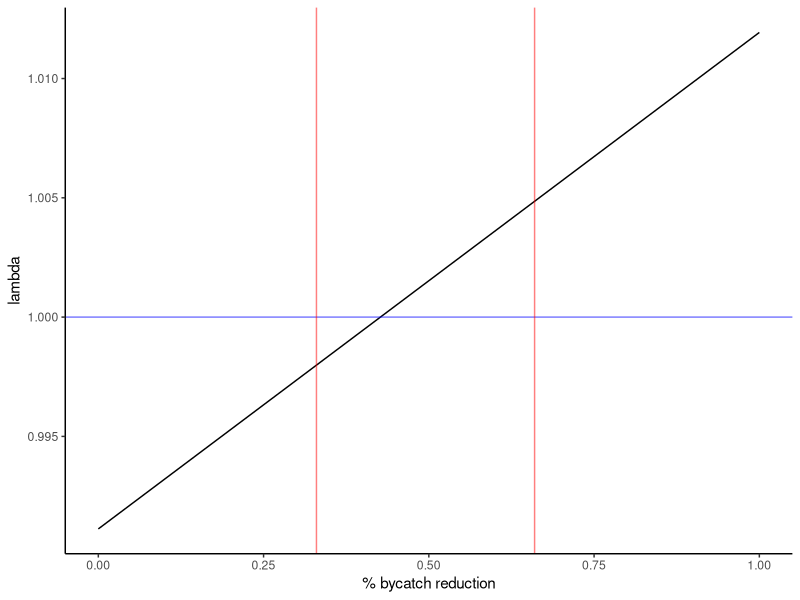

Write the R code that produced this figure.
## ---- chunk 1
library(here)
library(tidyverse)
## ---- chunk 2
#survival rates - drawn from Weimerskirch 1998
s_c <- 0.64 #chick+ fledgling survival year 0-1
s_j <- 0.8 #juvenile survival year 1-3
s_i <- 0.92 #immature survival year 3-7
s_s <- 0.94 #subadult survival year 7-10
s_a <- 0.94 #adult survival year 10+
#males show senescence but females don't, so not including it here, though perhaps I should since it impacts breeding success?

#fecundity building blocks
#breeding success - drawn from Weimerskirch 1998 &Rackete 2021
bs_s <- 0.7 #subadult breeding success
bs_a <- 0.8 #adult breeding success

#breeding probability (biennial breeders) - adult rate drawn from Rackete 2021, subadult downscaled slightly from that
bp_s <- 0.4 #subadult breeding probability (range of ages at which individuals recruit)
bp_a <- 0.45 #adult breeding probablity (biennial breeding, most breeding by age 10)

c <- 0.5# # of female chicks per year

#fecundity 
f_s <- bs_s*bp_s*c
f_a <- bs_a*bp_a*c

## ---- chunk 3
#set up age-based matrix based on vital rates
#Age classes (years)  0-1     1-2    2-3    3-4    4-5    5-6    6-7    7-8        8-9        9-10       10+        
m <- matrix(data = c( 0,      0,    0,      0,     0,     0,     0,     s_s*f_s,   s_s*f_s,   s_s*f_s,   s_a*f_a, #0-1
                      s_c,    0,    0,      0,     0,     0,     0,     0,         0,         0,         0,       #1-2
                      0,      s_j,  0,      0,     0,     0,     0,     0,         0,         0,         0,       #2-3
                      0,      0,    s_j,    0,     0,     0,     0,     0,         0,         0,         0,       #3-4
                      0,      0,    0,      s_i,   0,     0,     0,     0,         0,         0,         0,       #4-5
                      0,      0,    0,      0,     s_i,   0,     0,     0,         0,         0,         0,       #5-6
                      0,      0,    0,      0,     0,     s_i,   0,     0,         0,         0,         0,       #6-7
                      0,      0,    0,      0,     0,     0,     s_i,   0,         0,         0,         0,       #7-8
                      0,      0,    0,      0,     0,     0,     0,     s_s,       0,         0,         0,       #8-9
                      0,      0,    0,      0,     0,     0,     0,     0,         s_s,       0,         0,       #9-10
                      0,      0,    0,      0,     0,     0,     0,     0,         0,         s_s,       s_a),    #10+
                   nrow = 11, byrow = TRUE) 
m
## ---- chunk 4
#deterministic growth rate (lambda)
#extract eigenvalues and lambda from the matrix 
m_eig <- eigen(m)
lambda <- as.numeric(m_eig$values[1])
lambda # this matches the ideal population growth rate in the table

#Stable state distribution
#extract and scale the right eigenvector 
SSD <- round(as.numeric(m_eig$vectors[,1]/sum(m_eig$vectors[,1])),3)
SSD

#extract reproductive values
RV <- as.numeric(eigen(t(m))$vectors[,1]/eigen(t(m))$vectors[1,1])
RV
## ---- chunk 5
#bycatch mortality rates
# ~25 - 35% of mortality has been attributed to bycatch (Cleeland et al 2021), 
# so I calculated the baseline mortality and divided by 4 (testing 33% now - /3)
m_j <- (1-s_j)/3
m_i <- (1-s_i)/3
m_s <- (1-s_s)/3
m_a <- (1-s_a)/3

mitigation_eff <- 0.8
## ---- chunk 6
#zero mitigation
  n_s_j <- 1-((m_j*(1-(mitigation_eff*0)))+(m_j*2))
  n_s_i <- 1-((m_i*(1-(mitigation_eff*0)))+(m_i*2))
  n_s_s <- 1-((m_s*(1-(mitigation_eff*0)))+(m_s*2))
  n_s_a <- 1-((m_a*(1-(mitigation_eff*0)))+(m_s*2))
  
  #Age classes (years)    0-1     1-2     2-3     3-4     4-5    5-6    6-7    7-8          8-9          9-10         10+        
  n_m <- matrix(data = c( 0,      0,      0,      0,      0,     0,     0,     n_s_s*f_s,   n_s_s*f_s,   n_s_s*f_s,   n_s_a*f_a, #0-1
                          s_c,    0,      0,      0,      0,     0,     0,     0,           0,           0,           0,         #1-2
                          0,      n_s_j,  0,      0,      0,     0,     0,     0,           0,           0,           0,         #2-3
                          0,      0,      n_s_j,  0,      0,     0,     0,     0,           0,           0,           0,         #3-4
                          0,      0,      0,      n_s_i,  0,     0,     0,     0,           0,           0,           0,         #4-5
                          0,      0,      0,      0,      n_s_i, 0,     0,     0,           0,           0,           0,         #5-6
                          0,      0,      0,      0,      0,     n_s_i, 0,     0,           0,           0,           0,         #6-7
                          0,      0,      0,      0,      0,     0,     n_s_i, 0,           0,           0,           0,         #7-8
                          0,      0,      0,      0,      0,     0,     0,     n_s_s,       0,           0,           0,         #8-9
                          0,      0,      0,      0,      0,     0,     0,     0,           n_s_s,       0,           0,         #9-10
                          0,      0,      0,      0,      0,     0,     0,     0,           0,           n_s_s,       n_s_a),    #10+
                   nrow = 11, byrow = TRUE) 
  
  
  #extract eigenvalues and lambda from the matrix 
  n_m_eig <- eigen(n_m)
  lambda_n <- as.numeric(n_m_eig$values[1]) # 0.9792239
  lambda #0.9792239

#50% mitigation
  n_s_j <- 1-((m_j*(1-(mitigation_eff*0.5)))+(m_j*2))
  n_s_i <- 1-((m_i*(1-(mitigation_eff*0.5)))+(m_i*2))
  n_s_s <- 1-((m_s*(1-(mitigation_eff*0.5)))+(m_s*2))
  n_s_a <- 1-((m_a*(1-(mitigation_eff*0.5)))+(m_s*2))
  
  #Age classes (years)    0-1     1-2     2-3     3-4     4-5    5-6    6-7    7-8          8-9          9-10         10+        
  n_m <- matrix(data = c( 0,      0,      0,      0,      0,     0,     0,     n_s_s*f_s,   n_s_s*f_s,   n_s_s*f_s,   n_s_a*f_a, #0-1
                          s_c,    0,      0,      0,      0,     0,     0,     0,           0,           0,           0,         #1-2
                          0,      n_s_j,  0,      0,      0,     0,     0,     0,           0,           0,           0,         #2-3
                          0,      0,      n_s_j,  0,      0,     0,     0,     0,           0,           0,           0,         #3-4
                          0,      0,      0,      n_s_i,  0,     0,     0,     0,           0,           0,           0,         #4-5
                          0,      0,      0,      0,      n_s_i, 0,     0,     0,           0,           0,           0,         #5-6
                          0,      0,      0,      0,      0,     n_s_i, 0,     0,           0,           0,           0,         #6-7
                          0,      0,      0,      0,      0,     0,     n_s_i, 0,           0,           0,           0,         #7-8
                          0,      0,      0,      0,      0,     0,     0,     n_s_s,       0,           0,           0,         #8-9
                          0,      0,      0,      0,      0,     0,     0,     0,           n_s_s,       0,           0,         #9-10
                          0,      0,      0,      0,      0,     0,     0,     0,           0,           n_s_s,       n_s_a),    #10+
                   nrow = 11, byrow = TRUE) 
  
  
  #extract eigenvalues and lambda from the matrix 
  n_m_eig <- eigen(n_m)
  lambda_n <- as.numeric(n_m_eig$values[1]) # 0.9891705
  lambda #  0.9792239
  
  
 #100% mitigation
  n_s_j <- 1-((m_j*(1-(mitigation_eff*1)))+(m_j*2))
  n_s_i <- 1-((m_i*(1-(mitigation_eff*1)))+(m_i*2))
  n_s_s <- 1-((m_s*(1-(mitigation_eff*1)))+(m_s*2))
  n_s_a <- 1-((m_a*(1-(mitigation_eff*1)))+(m_s*2))
  
  #Age classes (years)    0-1     1-2     2-3     3-4     4-5    5-6    6-7    7-8          8-9          9-10         10+        
  n_m <- matrix(data = c( 0,      0,      0,      0,      0,     0,     0,     n_s_s*f_s,   n_s_s*f_s,   n_s_s*f_s,   n_s_a*f_a, #0-1
                          s_c,    0,      0,      0,      0,     0,     0,     0,           0,           0,           0,         #1-2
                          0,      n_s_j,  0,      0,      0,     0,     0,     0,           0,           0,           0,         #2-3
                          0,      0,      n_s_j,  0,      0,     0,     0,     0,           0,           0,           0,         #3-4
                          0,      0,      0,      n_s_i,  0,     0,     0,     0,           0,           0,           0,         #4-5
                          0,      0,      0,      0,      n_s_i, 0,     0,     0,           0,           0,           0,         #5-6
                          0,      0,      0,      0,      0,     n_s_i, 0,     0,           0,           0,           0,         #6-7
                          0,      0,      0,      0,      0,     0,     n_s_i, 0,           0,           0,           0,         #7-8
                          0,      0,      0,      0,      0,     0,     0,     n_s_s,       0,           0,           0,         #8-9
                          0,      0,      0,      0,      0,     0,     0,     0,           n_s_s,       0,           0,         #9-10
                          0,      0,      0,      0,      0,     0,     0,     0,           0,           n_s_s,       n_s_a),    #10+
                   nrow = 11, byrow = TRUE) 
  
  
  #extract eigenvalues and lambda from the matrix 
  n_m_eig <- eigen(n_m)
  lambda_n <- as.numeric(n_m_eig$values[1]) # 0.9991264
  lambda #  0.9792239 
## ---- chunk 7
bycatch_reductions <- data.frame(reduction = seq(0, 1, by =0.01),
                        lambda = NA)

for(i in 1:nrow(bycatch_reductions)){
  
  n_s_j <- 1-((m_j*(1-(mitigation_eff*bycatch_reductions$reduction[i])))+(m_j*2))
  n_s_i <- 1-((m_i*(1-(mitigation_eff*bycatch_reductions$reduction[i])))+(m_i*2))
  n_s_s <- 1-((m_s*(1-(mitigation_eff*bycatch_reductions$reduction[i])))+(m_s*2))
  n_s_a <- 1-((m_a*(1-(mitigation_eff*bycatch_reductions$reduction[i])))+(m_s*2))
  
  #Age classes (years)    0-1     1-2     2-3     3-4     4-5    5-6    6-7    7-8          8-9          9-10         10+        
  n_m <- matrix(data = c( 0,      0,      0,      0,      0,     0,     0,     n_s_s*f_s,   n_s_s*f_s,   n_s_s*f_s,   n_s_a*f_a, #0-1
                          s_c,    0,      0,      0,      0,     0,     0,     0,           0,           0,           0,         #1-2
                          0,      n_s_j,  0,      0,      0,     0,     0,     0,           0,           0,           0,         #2-3
                          0,      0,      n_s_j,  0,      0,     0,     0,     0,           0,           0,           0,         #3-4
                          0,      0,      0,      n_s_i,  0,     0,     0,     0,           0,           0,           0,         #4-5
                          0,      0,      0,      0,      n_s_i, 0,     0,     0,           0,           0,           0,         #5-6
                          0,      0,      0,      0,      0,     n_s_i, 0,     0,           0,           0,           0,         #6-7
                          0,      0,      0,      0,      0,     0,     n_s_i, 0,           0,           0,           0,         #7-8
                          0,      0,      0,      0,      0,     0,     0,     n_s_s,       0,           0,           0,         #8-9
                          0,      0,      0,      0,      0,     0,     0,     0,           n_s_s,       0,           0,         #9-10
                          0,      0,      0,      0,      0,     0,     0,     0,           0,           n_s_s,       n_s_a),    #10+
                   nrow = 11, byrow = TRUE) 
  
  
  #extract eigenvalues and lambda from the matrix 
  n_m_eig <- eigen(n_m)
  lambda_n <- as.numeric(n_m_eig$values[1])
  bycatch_reductions$lambda[i] <- lambda_n # this matches the ideal population growth rate in the table

}
## ---- chunk 8
ggplot(bycatch_reductions)+
  geom_line(aes(x=reduction, y=as.numeric(lambda)))+
  geom_hline(aes(yintercept = 1), color = "blue", alpha =0.5)+ 
  geom_vline(aes(xintercept = 0.66), color = "red", alpha =0.5)+
   geom_vline(aes(xintercept = 0.33), color = "red", alpha =0.5)+
  labs(x="% bycatch reduction", y="lambda")+
  theme_classic()
